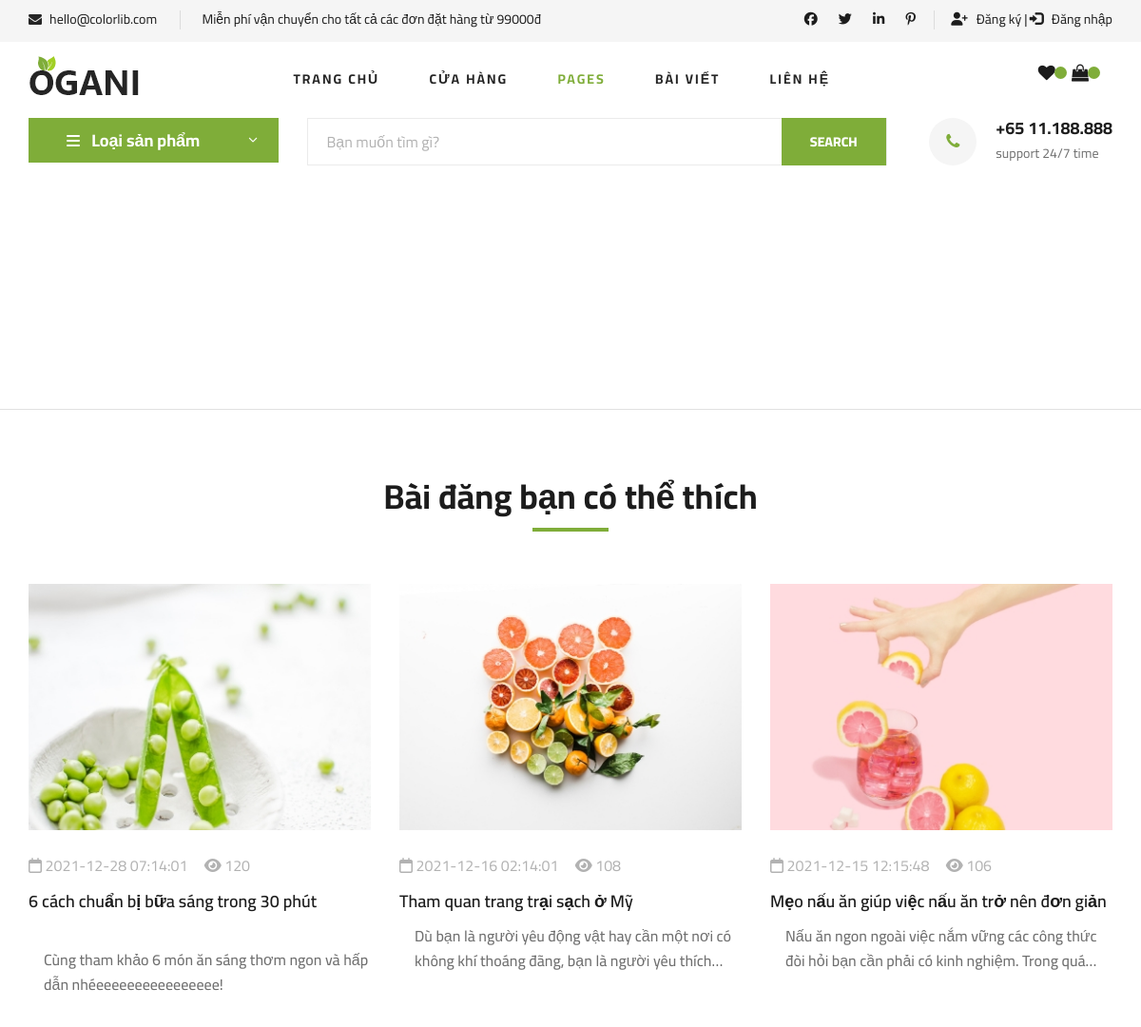
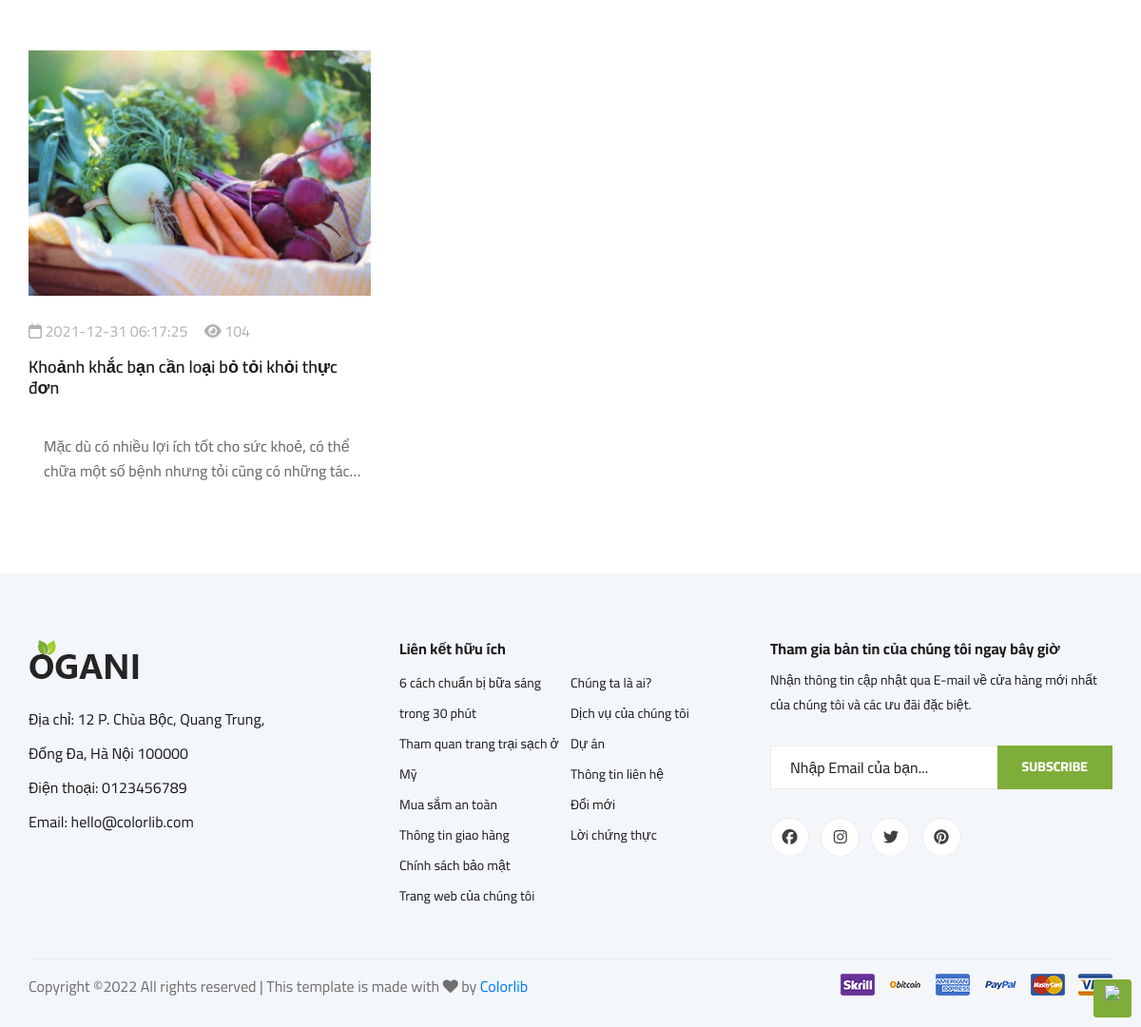
Screenshot of /blog-details.php with the database file from the repository (2 pictures, top to bottom).
### tables this page shows
CREATE TABLE `blog` (
  `mablog` int(10) NOT NULL,
  `manguoidung` int(10) NOT NULL,
  `tieude` varchar(200) NOT NULL,
  `mota` varchar(200) NOT NULL,
  `noidung` text NOT NULL,
  `ngaydang` datetime NOT NULL,
  `anhminhhoa` text NOT NULL,
  `luotxem` int(50) DEFAULT NULL
);

### blog-details.php (the view, shortened to what this page needs)
<?php
include "connect.php";
 ?>
 <!DOCTYPE html>
<html lang="zxx">
<head>
    <link rel="stylesheet" href="https://maxcdn.bootstrapcdn.com/bootstrap/3.4.1/css/bootstrap.min.css">
    <link rel="stylesheet" href="https://cdnjs.cloudflare.com/ajax/libs/font-awesome/5.15.3/css/all.min.css"/>
    <link rel="stylesheet" type="text/css" href="//netdna.bootstrapcdn.com/bootstrap/3.1.1/css/bootstrap.min.css">
    <link rel="stylesheet" href="https://cdnjs.cloudflare.com/ajax/libs/font-awesome/4.7.0/css/font-awesome.min.css">
    <link rel="stylesheet" href="css/bootstrap.min.css" type="text/css">
    <link rel="stylesheet" href="css/font-awesome.min.css" type="text/css">
    <link rel="stylesheet" href="css/elegant-icons.css" type="text/css">
    <link rel="stylesheet" href="css/nice-select.css" type="text/css">
    <link rel="stylesheet" href="css/jquery-ui.min.css" type="text/css">
    <link rel="stylesheet" href="css/owl.carousel.min.css" type="text/css">
    <link rel="stylesheet" href="css/slicknav.min.css" type="text/css">
    <link rel="stylesheet" href="css/style.css" type="text/css">
</head>
<body>
    <header class="header">
        <div class="header__top">
            <div class="container">
                <div class="row">
                    <div class="col-lg-6">
                        <div class="header__top__left">
                            <ul>
                                <li><i class="fa fa-envelope"></i> hello@colorlib.com</li>
                                <li>Miễn phí vận chuyển cho tất cả các đơn đặt hàng từ 99000đ</li>
                            </ul>
                        </div>
                    </div>
                    <div class="col-lg-6">
                        <div class="header__top__right">
                            <div class="header__top__right__social">
                                <a href="https://www.facebook.com/htttql" target="_blank"><i class="fa fa-facebook"></i></a>
                                <a href="#"><i class="fa fa-twitter"></i></a>
                                <a href="#"><i class="fa fa-linkedin"></i></a>
                                <a href="#"><i class="fa fa-pinterest-p"></i></a>
                            </div>
                            <?php
                                if(!isset($_SESSION['phienDangNhap'])) {
                            ?>
                                    <div class="header__top__right__auth">
                                        <a href="dangky.php"><i class=" fas fa-user-plus"></i> Đăng ký |</a>
                                    </div>
                                     <div class="header__top__right__auth">
                                        <a href="dangnhap.php"><i class="glyphicon glyphicon-log-in"></i> Đăng nhập</a>
                                    </div>
                            <?php
                                }
                             ?>
                        </div>
                    </div>
                </div>
            </div>
        </div>
        <div class="container">
            <div class="row">
                <div class="col-lg-3">
                    <div class="header__logo">
                        <a href="./index.php"><img src="img/logo.png" alt=""></a>
                    </div>
                </div>
                <div class="col-lg-7" style="padding-right: 1px;padding-left: 1px;">
                    <nav class="header__menu">
                        <ul>
                            <li > <a href="./index.php">Trang chủ</a></li>
                            <li ><a href="./shop-grid.php">Cửa hàng</a></li>
                            <li class="active"><a href="#">Pages</a>
                            </li>
                            <li><a href="./blog.php">Bài viết</a></li>
                            <li><a href="./contact.php">Liên hệ</a></li>
                        </ul>
                    </nav>
                </div>
                <div class="col-lg-2">
                    <div class="header__cart">
                        <ul>
                            <li><a href="yeuthich.php"><i class="fa fa-heart"> <span><?php
                            if (isset($_SESSION['phienDangNhap'])) { echo $sl2['b']; }?></span></i> </a></li>
                            <li><a href="shoping-cart.php"><i class="fa fa-shopping-bag"><span><?php
                            if (isset($_SESSION['phienDangNhap'])) { echo $sl['a']; }?></span></i></a></li>
                        </ul>
                    </div>
                </div>
            </div>
        </div>
    </header>
    <section class="hero">
        <div class="container">
            <div class="row">
                <div class="col-lg-3">
                    <div class="hero__categories">
                        <div class="hero__categories__all">
                            <i class="fas fa-bars"></i>
                            <span>Loại sản phẩm</span>
                        </div>
                    </div>
                </div>
                <div class="col-lg-9">
                    <div class="hero__search">
                        <div class="hero__search__form">
                            <form action="shop-grid.php" method="get">
                                <input type="text" name="tim_kiem" placeholder="Bạn muốn tìm gì?">
                                <button type="submit" class="site-btn">SEARCH</button>
                            </form>
                        </div>
                        <div class="hero__search__phone">
                            <div class="hero__search__phone__icon">
                                <i class="fa fa-phone"></i>
                            </div>
                            <div class="hero__search__phone__text">
                                <h5>+65 11.188.888</h5>
                                <span>support 24/7 time</span>
                            </div>
                        </div>
                    </div>
                </div>
            </div>
        </div>
    </section>
    <?php
    if(isset($_GET['id']))
    {
        $id=$_GET['id'];
    }
    else
    {
        $id='';
    }
    ?>
    <section class="blog-details spad">
        <div class="container">
            <div class="row">
           <div class="col-lg-12">
                </div>
            </div>
        </div>
    </section>
    <section class="related-blog spad">
        <div class="container">
            <div class="row">
                <div class="col-lg-12">
                    <div class="section-title related-blog-title">
                        <h2>Bài đăng bạn có thể thích</h2>
                    </div>
                </div>
            </div>
            <div class="row">
                <?php
                    $sql2="SELECT * FROM `blog` WHERE mablog!='$id'";
                    $result=$ketnoi->query($sql2);
                    while($row_blogmoi=$result->fetch_assoc())
                {;
                ?>
                <div class="col-lg-4 col-md-4 col-sm-6">
                    <div class="blog__item">
                        <div class="blog__item__pic">
                            <img src="img/blog/<?php echo $row_blogmoi['anhminhhoa'];?>" alt="">
                        </div>
                        <div class="blog__item__text">
                            <ul>
                                <li><i class="fa fa-calendar-o"></i> <?php echo $row_blogmoi['ngaydang'];?></li>
                                <li><i class="fas fa-eye"></i> <?php echo $row_blogmoi['luotxem'];?></li>
                            </ul>
                            <h5><a href="blog-details.php?id=<?php echo $row_blogmoi['mablog'];?>"><?php echo $row_blogmoi['tieude'];?></a></h5>
                            <p><?php echo $row_blogmoi['mota'];?> </p>
                        </div>
                    </div>
                </div>
                 <?php
                    }
                ;?>
            </div>
        </div>
    </section>
    <?php
include "footer.php";
 ?>

### rows the page displays
blog: anhminhhoa (picture), ngaydang "2021-12-28 07:14:01", luotxem "120", tieude "6 cách chuẩn bị bữa sáng trong 30 phút", mota "Cùng tham khảo 6 món ăn sáng thơm ngon và hấp dẫn nhéeeeeeeeeeeeeeeee!"
blog: anhminhhoa (picture), ngaydang "2021-12-16 02:14:01", luotxem "108", tieude "Tham quan trang trại sạch ở Mỹ", mota "Dù bạn là người yêu động vật hay cần một nơi có không khí thoáng đãng, bạn là người yêu…"
blog: anhminhhoa (picture), ngaydang "2021-12-15 12:15:48", luotxem "106", tieude "Mẹo nấu ăn giúp việc nấu ăn trở nên đơn giản", mota "Nấu ăn ngon ngoài việc nắm vững các công thức đòi hỏi bạn cần phải có kinh nghiệm. Trong…"
blog: anhminhhoa (picture), ngaydang "2021-12-31 06:17:25", luotxem "104", tieude "Khoảnh khắc bạn cần loại bỏ tỏi khỏi thực đơn", mota "Mặc dù có nhiều lợi ích tốt cho sức khoẻ, có thể chữa một số bệnh nhưng tỏi cũng có những…"
